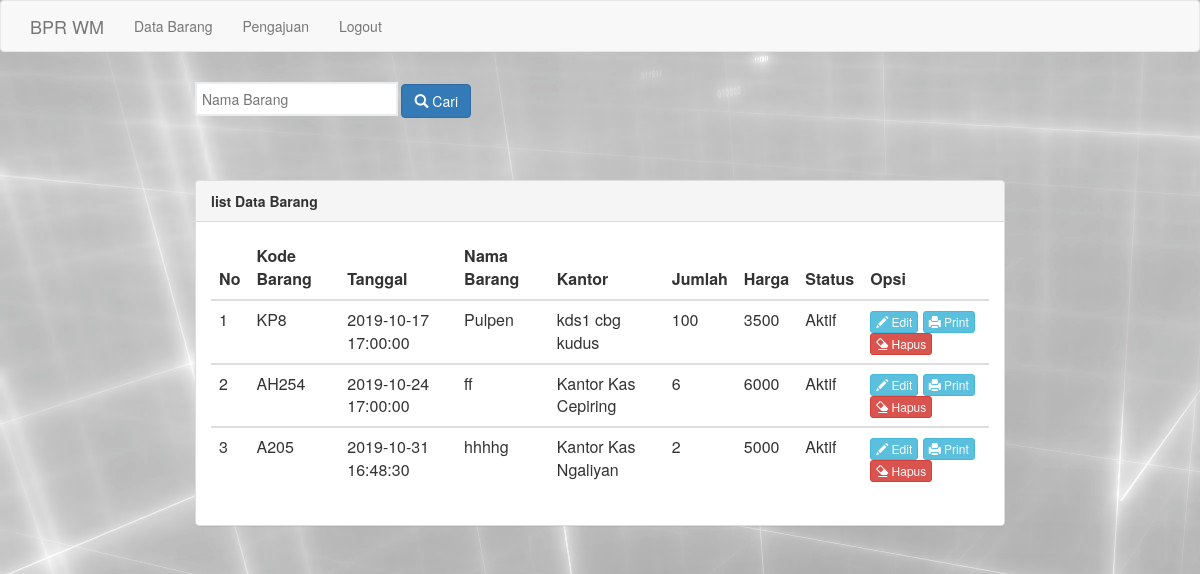
The app's page /admin/proses_search.php with its own data.
### tables this page shows
CREATE TABLE `barang` (
  `id_brg` int(5) NOT NULL,
  `kode_brg` varchar(5) NOT NULL,
  `tgl_msk` timestamp NOT NULL DEFAULT CURRENT_TIMESTAMP,
  `nm_brg` varchar(50) NOT NULL,
  `nm_kantor` varchar(100) NOT NULL,
  `jml_brg` int(100) NOT NULL,
  `sat_brg` varchar(100) NOT NULL,
  `tot_hrg` int(100) NOT NULL,
  `hrg_brg` int(10) NOT NULL,
  `status_brg` varchar(10) NOT NULL
);

### admin/proses_search.php (the view, shortened to what this page needs)
<html>
<head>
  <link rel="stylesheet" type="text/css" href="assets/css/bootstrap.css">
</head>
<body>
  <nav class="navbar navbar-default">
          <div class="container">
            <div class="navbar-header">
              <a class="navbar-brand" href="www.bprwm.co.id">BPR WM</a>
            </div>
            <div class="collapse navbar-collapse" id="bs-example-navbar-collapse-1">
              <ul class="nav navbar-nav">
                <li><a href="index_data.php">Data Barang <span class="sr-only">(current)</span></a></li>
                <li><a href="index_pengajuan.php">Pengajuan</a></li>
                <li><a href="logout.php">Logout</a></li>
              </ul>
            </div>
          </div>
        </nav>
  <div class="row">
    <div class="container-fuild">
      <div class="row">
        <div class="col-md-8 col-md-offset-2">
          <form action="proses_search.php" method="get">
          <input type="search" name="cari" placeholder="Nama Barang" >
          <button action="proses_search.php" type="submit" class="btn btn-primary"><i class="glyphicon glyphicon-search" value="Cari"  ></i> Cari</button>
        </form>
<?php
include 'koneksi.php';
?>
          <br>
          <br>
          <div class="panel panel-default">
            <div class="panel-heading">
              <span class="title"><b>list Data Barang</b></span>
            </div>
            <div class="panel-body">
              <table class="table table-stripped" width="100%">
                <thead>
                  <tr>
                    <th>No</th>
                    <th>Kode Barang</th>
                    <th>Tanggal</th>
                    <th>Nama Barang</th>
                    <th>Kantor</th>
                    <th>Jumlah</th>
                    <th>Harga</th>
                    <th>Status</th>
                    <th>Opsi</th>
                  </tr>
                </thead>
<?php
  if(isset($_GET['cari'])){
    $cari = $_GET['cari'];
    $lihat = mysqli_query($connect,"SELECT * FROM barang WHERE nm_brg like '%".$cari."%'");
  }else{
    $lihat = mysqli_query($connect,"SELECT * FROM barang");
  }
  $no = 1;
  while($data = mysqli_fetch_array($lihat)){
?>
                <tbody>
                  <tr>
                    <td><?php echo $no;?></td>
                    <td><?php echo $data['kode_brg']?></td>
                    <td><?php echo $data['tgl_msk']?></td>
                    <td><?php echo $data['nm_brg']?></td>
                    <td><?php echo $data['nm_kantor']?></td>
                    <td><?php echo $data['jml_brg']?></td>
                    <td><?php echo $data['hrg_brg']?></td>
                    <td><?php echo $data['status_brg']?></td>
                    <td>
                      <a href="edit.php?id_brg=<?php echo $data['id_brg']?>" class="btn btn-info btn-xs"><i class="glyphicon glyphicon-pencil"></i> Edit</a>
                      <a href="cetak.php?id_brg=<?php echo $data['id_brg']?>" class="btn btn-info btn-xs"><i class="glyphicon glyphicon-print"></i> Print</a>
                      <a href="proses_hapus.php?id_brg=<?php echo $data['id_brg']?>" class="btn btn-danger btn-xs"><i class="glyphicon glyphicon-erase"></i> Hapus</a>
                    </td>
                  </tr>
                </tbody>
                <?php $no++;}?>
              </table>
            </div>
          </div>
        </div>
      </div>
    </div>
  </div>
</body>
</html>

### records on screen
barang: kode_brg "KP8", tgl_msk "2019-10-17 17:00:00", nm_brg "Pulpen", nm_kantor "kds1 cbg kudus", jml_brg "100", hrg_brg "3500", status_brg "Aktif"
barang: kode_brg "AH254", tgl_msk "2019-10-24 17:00:00", nm_brg "ff", nm_kantor "Kantor Kas Cepiring", jml_brg "6", hrg_brg "6000", status_brg "Aktif"
barang: kode_brg "A205", tgl_msk "2019-10-31 16:48:30", nm_brg "hhhhg", nm_kantor "Kantor Kas Ngaliyan", jml_brg "2", hrg_brg "5000", status_brg "Aktif"
